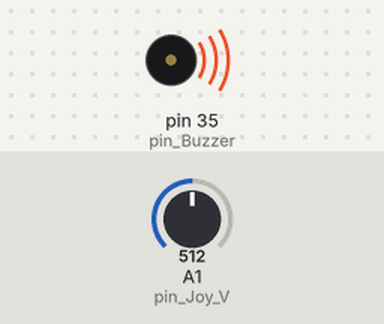
The sketch below on a simulated Arduino Mega 2560, built with avr-gcc and run on an emulated ATmega2560. Shown: buzzer (waves = sounding). The inputs (shaded band) are chosen by the test bench; at power-on: A1 (pin_Joy_V) = 512. What the sketch prints to the serial monitor is not drawn.

Above: at 1.2 s.
1.3 s: A1 (pin_Joy_V) set to 108
At 2.2 s:
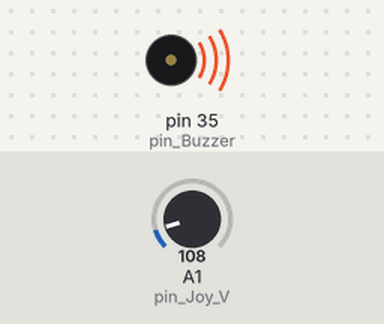
2.8 s: A1 (pin_Joy_V) set to 91
At 3.6 s:
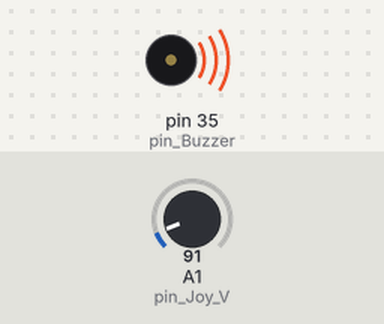
Timing chart, 0 to 5.8 s (numbered marks = the images above; inputs shaded):
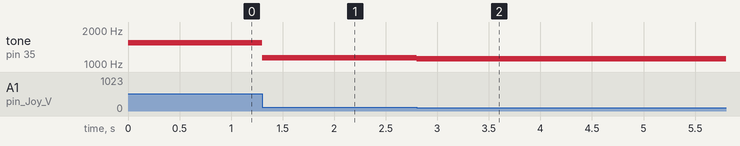

The sketch:

Buzzer03.ino
```cpp
int pin_Buzzer = 35;
int pin_Joy_V = A1;
int note_Duration = 250;

void setup() {
  // put your setup code here, to run once:
  pinMode(pin_Buzzer, OUTPUT);
  pinMode(pin_Joy_V, INPUT);
  Serial.begin(115200);
}

void loop() {
  // put your main code here, to run repeatedly:
  int Joy_V = analogRead(pin_Joy_V);

  Serial.print("Joy_V: ");
  Serial.print(Joy_V);

  tone(pin_Buzzer, (Joy_V + 1023), note_Duration);
}
```

Measured:
- after the input at 1.3 s, tone on pin 35 (pin_Buzzer): 1535 Hz → 1131 Hz at once
- after the input at 2.8 s, tone on pin 35 (pin_Buzzer): 1131 Hz → 1114 Hz at once
